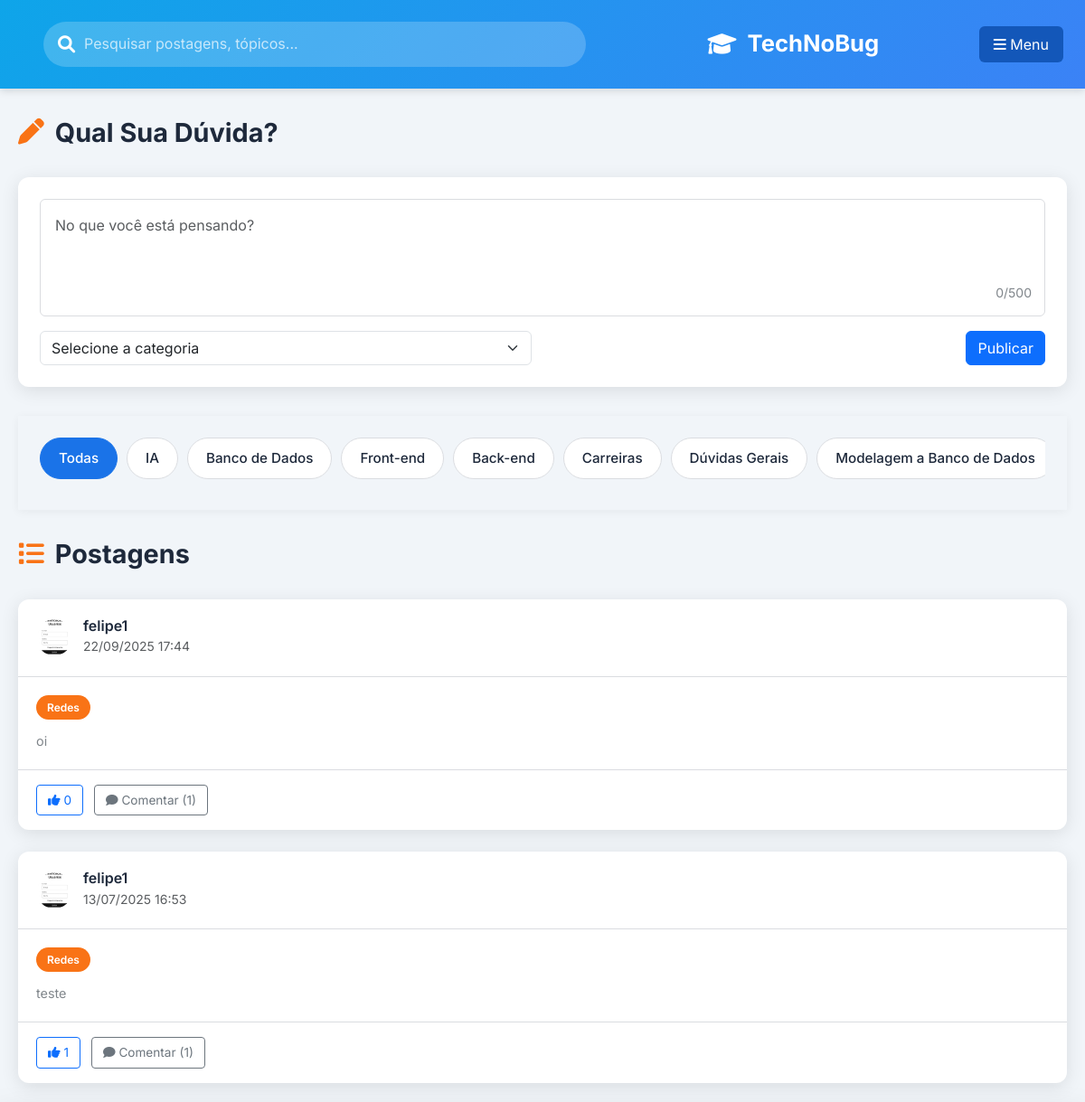
/comunidade (signed in, upper part), run on an earlier commit of the app's database.
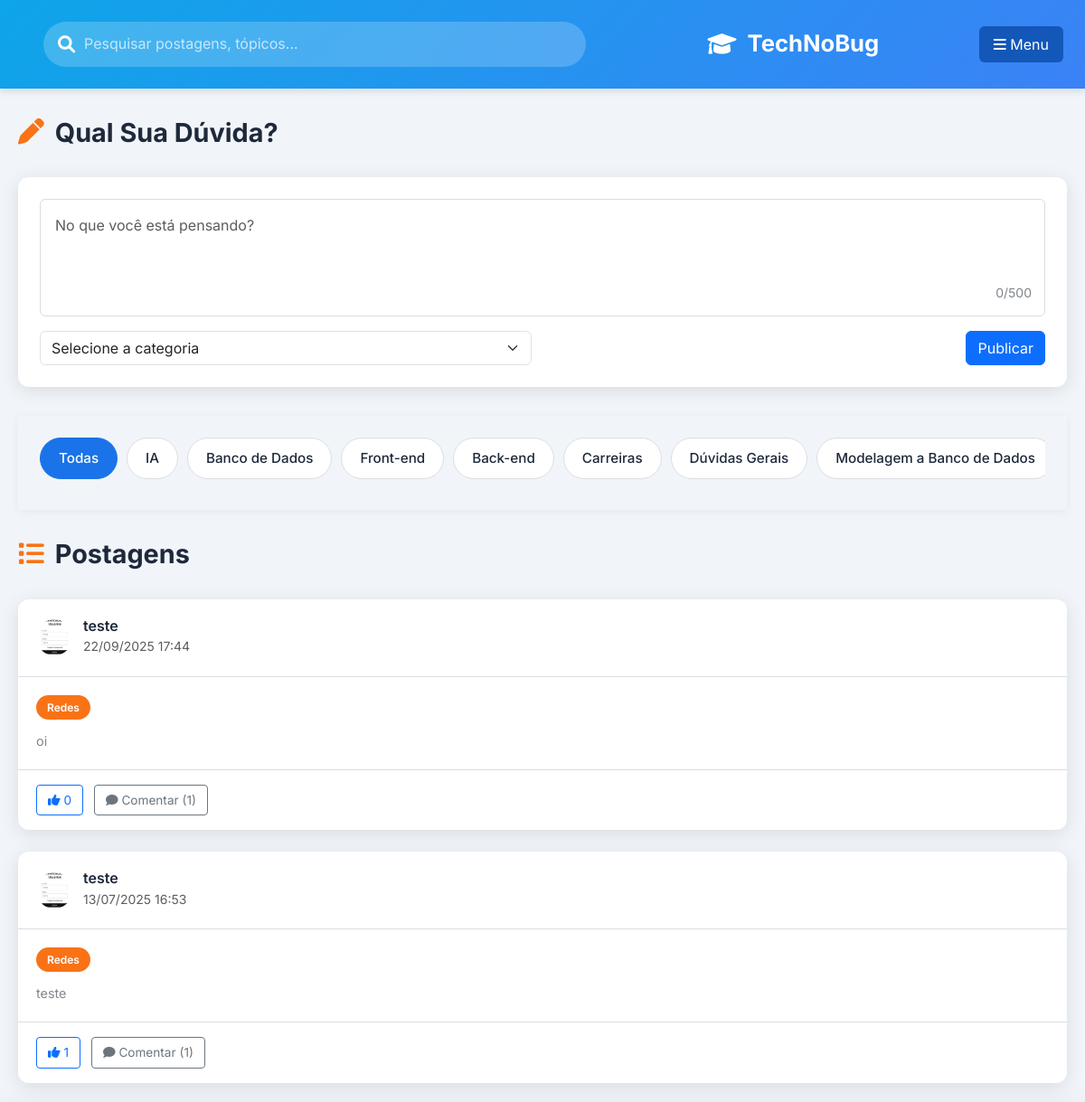
And on a later commit of the database.
### backend/models.py (models this page shows)
class Post(db.Model):
    __tablename__ = 'posts'
    id = db.Column(db.Integer, primary_key=True)
    content = db.Column(db.Text, nullable=False)
    user_id = db.Column(db.Integer, db.ForeignKey('users.id'), nullable=False)
    category = db.Column(db.String(50), nullable=False)
    created_at = db.Column(db.DateTime, default=lambda: datetime.now(pytz.UTC))
    comments = db.relationship('Comment', backref='post', lazy=True)
    likes = db.relationship('Like', backref='post', lazy=True)

class User(db.Model):
    __tablename__ = 'users'
    id = db.Column(db.Integer, primary_key=True)
    username = db.Column(db.String(80), unique=True, nullable=False)
    email = db.Column(db.String(120), unique=True, nullable=False)
    password = db.Column(db.String(256))
    profile_pic = db.Column(db.String(120), default='default.png')
    is_admin = db.Column(db.Boolean, default=False)
    is_moderator = db.Column(db.Boolean, default=False)
    created_at = db.Column(db.DateTime, default=lambda: datetime.now(pytz.UTC))
    visited_pages = db.Column(db.Text, default='')
    last_activity = db.Column(db.DateTime, default=lambda: datetime.now(pytz.UTC))
    posts = db.relationship('Post', backref='author', lazy=True)
    comments = db.relationship('Comment', backref='author', lazy=True)
    likes = db.relationship('Like', backref='user', lazy=True)

### app.py (the view)
@app.route('/comunidade', methods=['GET'])
@track_page_visit('comunidade')
def comunidade():
    user_id = session.get('user_id')
    if not user_id:
        flash('Por favor, faça login para acessar esta página.', 'error')
        return redirect(url_for('registroelogin'))
    user = db.session.get(User, user_id)
    if not user:
        session.clear()
        flash('Sua sessão expirou ou o usuário não existe mais.', 'error')
        return redirect(url_for('registroelogin'))
    posts = Post.query.options(
        db.joinedload(Post.comments).joinedload(Comment.author),
        db.joinedload(Post.comments).joinedload(Comment.replies).joinedload(Comment.author),
        db.joinedload(Post.author),
        db.joinedload(Post.likes)
    ).order_by(Post.created_at.desc()).all()
    return render_template('comunidade.html', user=user, posts=posts)

### app.py (called while the page is built)
@app.template_filter('format_brt')
def format_brt(datetime_obj, format_str='%d/%m/%Y %H:%M'):
    if datetime_obj:
        brt = pytz.timezone('America/Sao_Paulo')
        brt_datetime = datetime_obj.replace(tzinfo=pytz.UTC).astimezone(brt)
        return brt_datetime.strftime(format_str)
    return ''

def track_page_visit(page_name):
    def decorator(f):
        @wraps(f)
        def decorated_function(*args, **kwargs):
            result = f(*args, **kwargs)
            if 'user_id' in session:
                ProgressTracker.track_page_visit(session['user_id'], page_name)
            return result
        return decorated_function
    return decorator

### templates/comunidade.html (shortened to what the changed rows need)
<!DOCTYPE html>
<html lang="pt-BR">
<head>
    <link rel="stylesheet" href="https://cdnjs.cloudflare.com/ajax/libs/font-awesome/6.4.0/css/all.min.css">
    <link href="https://cdn.jsdelivr.net/npm/bootstrap@5.3.0/dist/css/bootstrap.min.css" rel="stylesheet">
    <link rel="stylesheet" href="{{ url_for('static', filename='css/telainicial.css') }}">
    <link rel="stylesheet" href="{{ url_for('static', filename='css/footer.css') }}">
</head>
<body>
    <div class="container">
        <main class="main-content">
            <div class="section-header">
                <h2 class="section-title">
                    <i class="fas fa-pen"></i>
                    <span>Qual Sua Dúvida?</span>
                </h2>
            </div>
            <div class="section-header">
                <h2 class="section-title">
                    <i class="fas fa-list"></i>
                    <span>Postagens</span>
                </h2>
            </div>
            <div class="post-list">
                {% if posts %}
                    {% for post in posts %}
                        <div class="post-card" data-post-id="{{ post.id }}" data-category="{{ post.category }}">
                            <div class="post-header">
                                <div class="user-info">
                                    <div class="profile-pic-preview">
                                        {% if post.author.profile_pic and post.author.profile_pic != 'default.png' %}
                                            <img class="profile-pic-img rounded-circle" src="{{ url_for('static', filename='Uploads/' + post.author.profile_pic) }}" alt="Foto de perfil" style="width:40px;height:40px;object-fit:cover;" />
                                        {% else %}
                                            <div class="profile-pic-avatar bg-primary text-white rounded-circle d-flex justify-content-center align-items-center" style="width:40px;height:40px;font-size:1.5em;">
                                                {{ post.author.username[0]|upper }}
                                            </div>
                                        {% endif %}
                                    </div>
                                    <div>
                                        <h5 class="username">{{ post.author.username }}</h5>
                                        <small class="text-muted">{{ post.created_at|format_brt }}</small>
                                    </div>
                                </div>
                            </div>
                            <div class="post-content">
                                <div class="post-category-tag">{{ post.category }}</div>
                                <p>{{ post.content }}</p>
                            </div>
                            <div class="post-footer">
                                <button class="btn btn-sm btn-outline-primary like-btn" data-post-id="{{ post.id }}">
                                    <i class="fas fa-thumbs-up"></i> <span class="like-count">{{ post.likes|length }}</span>
                                </button>
                                <a href="{{ url_for('post_comments', post_id=post.id) }}" class="btn btn-sm btn-outline-secondary comment-btn">
                                    <i class="fas fa-comment"></i> Comentar ({{ post.comments|length }})
                                </a>
                            </div>
                        </div>
                    {% endfor %}
                {% endif %}
            </div>
        </main>
    </div>
    {% include 'footer.html' %}
</body>
</html>

What changed in the data, as far as the page shows it:
changed through a linked row, Post "oi": author.username "felipe1" → "teste"
changed through a linked row, Post (number 2 of 2 on the later page): author.username "felipe1" → "teste"
